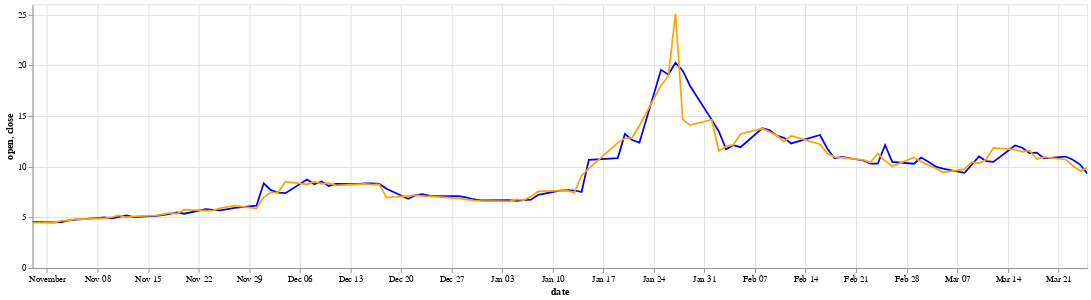

Notebook code cell kept with this figure:
### Code cell
# chart different columns from the same df
base = alt.Chart(df.reset_index()).encode(x='date:T')

alt.layer(
    base.mark_line(color='blue').encode(y='open:Q', tooltip=['open']),
    base.mark_line(color='orange').encode(y='close:Q', tooltip=['close'])
).properties(width=1200).interactive()

### Figure 1 — Vega-Lite specification as saved in the notebook (floating-point values rounded to 4 significant figures)
{"config": {"view": {"continuousWidth": 400, "continuousHeight": 300}}, "layer": [{"mark": {"type": "line", "color": "blue"}, "encoding": {"tooltip": [{"type": "nominal", "field": "open"}], "x": {"type": "temporal", "field": "date"}, "y": {"type": "quantitative", "field": "open"}}, "selection": {"selector006": {"type": "interval", "bind": "scales", "encodings": ["x", "y"]}}}, {"mark": {"type": "line", "color": "orange"}, "encoding": {"tooltip": [{"type": "nominal", "field": "close"}], "x": {"type": "temporal", "field": "date"}, "y": {"type": "quantitative", "field": "close"}}}], "data": {"name": "data-d4d2881f6c7324eb54a69bfc4b66ed33"}, "width": 1200, "$schema": "https://vega.github.io/schema/vega-lite/v4.8.1.json", "datasets": {"data-d4d2881f6c7324eb54a69bfc4b66ed33": [{"index": "2021-03-25", "open": "9.31", "high": "9.97", "low": "9.2536", "close": "9.88", "adjusted": "9.88", "volume": "14363928", "dividend": "0.0000", "split": "1.0", "date": "2021-03-25"}, {"index": "2021-03-24", "open": "10.21", "high": "10.22", "low": "9.545", "close": "9.58", "adjusted": "9.58", "volume": "12636058", "dividend": "0.0000", "split": "1.0", "date": "2021-03-24"}, {"index": "2021-03-23", "open": "10.69", "high": "10.69", "low": "10.02", "close": "10.07", "adjusted": "10.07", "volume": "12245514", "dividend": "0.0000", "split": "1.0", "date": "2021-03-23"}, {"index": "2021-03-22", "open": "11.0", "high": "11.34", "low": "10.66", "close": "10.71", "adjusted": "10.71", "volume": "7903615", "dividend": "0.0000", "split": "1.0", "date": "2021-03-22"}, {"index": "2021-03-19", "open": "10.83", "high": "11.17", "low": "10.69", "close": "10.95", "adjusted": "10.95", "volume": "10519101", "dividend": "0.0000", "split": "1.0", "date": "2021-03-19"}, {"index": "2021-03-18", "open": "11.39", "high": "11.47", "low": "10.66", "close": "10.76", "adjusted": "10.76", "volume": "11438040", "dividend": "0.0000", "split": "1.0", "date": "2021-03-18"}, {"index": "2021-03-17", "open": "11.33", "high": "11.66", "low": "11.15", "close": "11.6", "adjusted": "11.6", "volume": "9710506", "dividend": "0.0000", "split": "1.0", "date": "2021-03-17"}, {"index": "2021-03-16", "open": "11.87", "high": "12.2", "low": "11.2683", "close": "11.46", "adjusted": "11.46", "volume": "19812371", "dividend": "0.0000", "split": "1.0", "date": "2021-03-16"}, {"index": "2021-03-15", "open": "12.09", "high": "12.515", "low": "11.55", "close": "11.68", "adjusted": "11.68", "volume": "25404928", "dividend": "0.0000", "split": "1.0", "date": "2021-03-15"}, {"index": "2021-03-12", "open": "10.47", "high": "11.93", "low": "10.36", "close": "11.85", "adjusted": "11.85", "volume": "25863154", "dividend": "0.0000", "split": "1.0", "date": "2021-03-12"}, {"index": "2021-03-11", "open": "10.55", "high": "10.795", "low": "10.3311", "close": "10.7", "adjusted": "10.7", "volume": "12306189", "dividend": "0.0000", "split": "1.0", "date": "2021-03-11"}, {"index": "2021-03-10", "open": "11.01", "high": "11.01", "low": "10.15", "close": "10.34", "adjusted": "10.34", "volume": "23939106", "dividend": "0.0000", "split": "1.0", "date": "2021-03-10"}, {"index": "2021-03-09", "open": "10.19", "high": "10.68", "low": "10.03", "close": "10.45", "adjusted": "10.45", "volume": "21437815", "dividend": "0.0000", "split": "1.0", "date": "2021-03-09"}, {"index": "2021-03-08", "open": "9.39", "high": "10.02", "low": "9.1899", "close": "9.75", "adjusted": "9.75", "volume": "16479483", "dividend": "0.0000", "split": "1.0", "date": "2021-03-08"}, {"index": "2021-03-05", "open": "9.8", "high": "9.85", "low": "8.82", "close": "9.45", "adjusted": "9.45", "volume": "23723398", "dividend": "0.0000", "split": "1.0", "date": "2021-03-05"}, {"index": "2021-03-04", "open": "10.01", "high": "10.37", "low": "9.59", "close": "9.84", "adjusted": "9.84", "volume": "26124110", "dividend": "0.0000", "split": "1.0", "date": "2021-03-04"}, {"index": "2021-03-03", "open": "10.48", "high": "10.7186", "low": "10.05", "close": "10.15", "adjusted": "10.15", "volume": "14866310", "dividend": "0.0000", "split": "1.0", "date": "2021-03-03"}, {"index": "2021-03-02", "open": "10.9", "high": "10.94", "low": "10.42", "close": "10.5", "adjusted": "10.5", "volume": "12395312", "dividend": "0.0000", "split": "1.0", "date": "2021-03-02"}, {"index": "2021-03-01", "open": "10.29", "high": "11.25", "low": "10.29", "close": "10.91", "adjusted": "10.91", "volume": "24897319", "dividend": "0.0000", "split": "1.0", "date": "2021-03-01"}, {"index": "2021-02-26", "open": "10.48", "high": "10.82", "low": "10.01", "close": "10.05", "adjusted": "10.05", "volume": "22402839", "dividend": "0.0000", "split": "1.0", "date": "2021-02-26"}, {"index": "2021-02-25", "open": "12.14", "high": "12.15", "low": "10.35", "close": "10.58", "adjusted": "10.58", "volume": "45694705", "dividend": "0.0000", "split": "1.0", "date": "2021-02-25"}, {"index": "2021-02-24", "open": "10.29", "high": "11.72", "low": "10.1815", "close": "11.32", "adjusted": "11.32", "volume": "40660657", "dividend": "0.0000", "split": "1.0", "date": "2021-02-24"}, {"index": "2021-02-23", "open": "10.29", "high": "10.46", "low": "9.63", "close": "10.4", "adjusted": "10.4", "volume": "27150560", "dividend": "0.0000", "split": "1.0", "date": "2021-02-23"}, {"index": "2021-02-22", "open": "10.61", "high": "11.56", "low": "10.57", "close": "10.68", "adjusted": "10.68", "volume": "21106707", "dividend": "0.0000", "split": "1.0", "date": "2021-02-22"}, {"index": "2021-02-19", "open": "10.97", "high": "11.19", "low": "10.62", "close": "10.9", "adjusted": "10.9", "volume": "20132688", "dividend": "0.0000", "split": "1.0", "date": "2021-02-19"}, {"index": "2021-02-18", "open": "10.83", "high": "11.28", "low": "10.75", "close": "10.94", "adjusted": "10.94", "volume": "19052588", "dividend": "0.0000", "split": "1.0", "date": "2021-02-18"}, {"index": "2021-02-17", "open": "11.8", "high": "11.82", "low": "11.01", "close": "11.32", "adjusted": "11.32", "volume": "25934629", "dividend": "0.0000", "split": "1.0", "date": "2021-02-17"}, {"index": "2021-02-16", "open": "13.12", "high": "13.16", "low": "12.05", "close": "12.21", "adjusted": "12.21", "volume": "25480242", "dividend": "0.0000", "split": "1.0", "date": "2021-02-16"}, {"index": "2021-02-12", "open": "12.29", "high": "13.285", "low": "12.12", "close": "13.04", "adjusted": "13.04", "volume": "18222508", "dividend": "0.0000", "split": "1.0", "date": "2021-02-12"}, {"index": "2021-02-11", "open": "12.84", "high": "13.09", "low": "12.132", "close": "12.46", "adjusted": "12.46", "volume": "22895475", "dividend": "0.0000", "split": "1.0", "date": "2021-02-11"}, {"index": "2021-02-10", "open": "13.07", "high": "13.49", "low": "12.75", "close": "13.1", "adjusted": "13.1", "volume": "27025872", "dividend": "0.0000", "split": "1.0", "date": "2021-02-10"}, {"index": "2021-02-09", "open": "13.61", "high": "13.6501", "low": "13.01", "close": "13.43", "adjusted": "13.43", "volume": "23027739", "dividend": "0.0000", "split": "1.0", "date": "2021-02-09"}, {"index": "2021-02-08", "open": "13.78", "high": "14.35", "low": "13.3", "close": "13.76", "adjusted": "13.76", "volume": "37068880", "dividend": "0.0000", "split": "1.0", "date": "2021-02-08"}, {"index": "2021-02-05", "open": "11.92", "high": "13.67", "low": "11.88", "close": "13.23", "adjusted": "13.23", "volume": "44183093", "dividend": "0.0000", "split": "1.0", "date": "2021-02-05"}, {"index": "2021-02-04", "open": "12.12", "high": "12.425", "low": "11.53", "close": "12.15", "adjusted": "12.15", "volume": "33668021", "dividend": "0.0000", "split": "1.0", "date": "2021-02-04"}, {"index": "2021-02-03", "open": "11.72", "high": "12.47", "low": "11.08", "close": "12.0", "adjusted": "12.0", "volume": "50001313", "dividend": "0.0000", "split": "1.0", "date": "2021-02-03"}, {"index": "2021-02-02", "open": "13.47", "high": "13.75", "low": "11.08", "close": "11.55", "adjusted": "11.55", "volume": "79800404", "dividend": "0.0000", "split": "1.0", "date": "2021-02-02"}, {"index": "2021-02-01", "open": "14.64", "high": "15.54", "low": "12.73", "close": "14.63", "adjusted": "14.63", "volume": "78506041", "dividend": "0.0000", "split": "1.0", "date": "2021-02-01"}, {"index": "2021-01-29", "open": "17.98", "high": "18.12", "low": "13.69", "close": "14.1", "adjusted": "14.1", "volume": "94049151", "dividend": "0.0000", "split": "1.0", "date": "2021-01-29"}, {"index": "2021-01-28", "open": "19.47", "high": "22.5", "low": "13.4", "close": "14.65", "adjusted": "14.65", "volume": "194906594", "dividend": "0.0000", "split": "1.0", "date": "2021-01-28"}, {"index": "2021-01-27", "open": "20.25", "high": "28.77", "low": "19.81", "close": "25.1", "adjusted": "25.1", "volume": "372222608", "dividend": "0.0000", "split": "1.0", "date": "2021-01-27"}, {"index": "2021-01-26", "open": "19.09", "high": "19.51", "low": "17.19", "close": "18.92", "adjusted": "18.92", "volume": "242740763", "dividend": "0.0000", "split": "1.0", "date": "2021-01-26"}, {"index": "2021-01-25", "open": "19.55", "high": "20.83", "low": "15.74", "close": "18.03", "adjusted": "18.03", "volume": "363829082", "dividend": "0.0000", "split": "1.0", "date": "2021-01-25"}, {"index": "2021-01-22", "open": "12.37", "high": "14.28", "low": "12.17", "close": "14.04", "adjusted": "14.04", "volume": "120473629", "dividend": "0.0000", "split": "1.0", "date": "2021-01-22"}, {"index": "2021-01-21", "open": "12.62", "high": "12.945", "low": "12.01", "close": "12.85", "adjusted": "12.85", "volume": "63464952", "dividend": "0.0000", "split": "1.0", "date": "2021-01-21"}, {"index": "2021-01-20", "open": "13.23", "high": "13.64", "low": "12.38", "close": "12.79", "adjusted": "12.79", "volume": "130140695", "dividend": "0.0000", "split": "1.0", "date": "2021-01-20"}, {"index": "2021-01-19", "open": "10.85", "high": "12.39", "low": "10.58", "close": "12.35", "adjusted": "12.35", "volume": "112483169", "dividend": "0.0000", "split": "1.0", "date": "2021-01-19"}, {"index": "2021-01-15", "open": "10.68", "high": "11.56", "low": "9.4", "close": "9.84", "adjusted": "9.84", "volume": "153854663", "dividend": "0.0000", "split": "1.0", "date": "2021-01-15"}, {"index": "2021-01-14", "open": "7.51", "high": "9.33", "low": "7.47", "close": "9.11", "adjusted": "9.11", "volume": "65231338", "dividend": "0.0000", "split": "1.0", "date": "2021-01-14"}, {"index": "2021-01-13", "open": "7.65", "high": "7.66", "low": "7.4", "close": "7.44", "adjusted": "7.44", "volume": "8345519", "dividend": "0.0000", "split": "1.0", "date": "2021-01-13"}, {"index": "2021-01-12", "open": "7.69", "high": "7.71", "low": "7.48", "close": "7.63", "adjusted": "7.63", "volume": "9220473", "dividend": "0.0000", "split": "1.0", "date": "2021-01-12"}, {"index": "2021-01-11", "open": "7.64", "high": "7.79", "low": "7.32", "close": "7.65", "adjusted": "7.65", "volume": "15749559", "dividend": "0.0000", "split": "1.0", "date": "2021-01-11"}, {"index": "2021-01-08", "open": "7.22", "high": "7.6396", "low": "7.1", "close": "7.56", "adjusted": "7.56", "volume": "23039275", "dividend": "0.0000", "split": "1.0", "date": "2021-01-08"}, {"index": "2021-01-07", "open": "6.75", "high": "7.115", "low": "6.72", "close": "7.06", "adjusted": "7.06", "volume": "13062758", "dividend": "0.0000", "split": "1.0", "date": "2021-01-07"}, {"index": "2021-01-06", "open": "6.71", "high": "6.91", "low": "6.63", "close": "6.71", "adjusted": "6.71", "volume": "11022286", "dividend": "0.0000", "split": "1.0", "date": "2021-01-06"}, {"index": "2021-01-05", "open": "6.62", "high": "6.8", "low": "6.555", "close": "6.77", "adjusted": "6.77", "volume": "9108900", "dividend": "0.0000", "split": "1.0", "date": "2021-01-05"}, {"index": "2021-01-04", "open": "6.7", "high": "6.8199", "low": "6.515", "close": "6.58", "adjusted": "6.58", "volume": "11139231", "dividend": "0.0000", "split": "1.0", "date": "2021-01-04"}, {"index": "2020-12-31", "open": "6.68", "high": "6.8", "low": "6.63", "close": "6.63", "adjusted": "6.63", "volume": "7530565", "dividend": "0.0000", "split": "1.0", "date": "2020-12-31"}, {"index": "2020-12-30", "open": "6.79", "high": "6.81", "low": "6.6", "close": "6.67", "adjusted": "6.67", "volume": "9434913", "dividend": "0.0000", "split": "1.0", "date": "2020-12-30"}, {"index": "2020-12-29", "open": "6.98", "high": "7.0", "low": "6.675", "close": "6.77", "adjusted": "6.77", "volume": "11284185", "dividend": "0.0000", "split": "1.0", "date": "2020-12-29"}, {"index": "2020-12-28", "open": "7.1", "high": "7.13", "low": "6.85", "close": "6.88", "adjusted": "6.88", "volume": "9775411", "dividend": "0.0000", "split": "1.0", "date": "2020-12-28"}, {"index": "2020-12-24", "open": "7.12", "high": "7.24", "low": "7.05", "close": "7.06", "adjusted": "7.06", "volume": "6088342", "dividend": "0.0000", "split": "1.0", "date": "2020-12-24"}, {"index": "2020-12-23", "open": "7.3", "high": "7.33", "low": "7.08", "close": "7.09", "adjusted": "7.09", "volume": "9115529", "dividend": "0.0000", "split": "1.0", "date": "2020-12-23"}, {"index": "2020-12-22", "open": "7.18", "high": "7.44", "low": "7.05", "close": "7.19", "adjusted": "7.19", "volume": "16822909", "dividend": "0.0000", "split": "1.0", "date": "2020-12-22"}, {"index": "2020-12-21", "open": "6.84", "high": "7.2", "low": "6.73", "close": "7.11", "adjusted": "7.11", "volume": "17988339", "dividend": "0.0000", "split": "1.0", "date": "2020-12-21"}, {"index": "2020-12-18", "open": "7.83", "high": "7.83", "low": "6.88", "close": "6.95", "adjusted": "6.95", "volume": "49470140", "dividend": "0.0000", "split": "1.0", "date": "2020-12-18"}, {"index": "2020-12-17", "open": "8.3", "high": "8.335", "low": "8.03", "close": "8.26", "adjusted": "8.26", "volume": "17717855", "dividend": "0.0000", "split": "1.0", "date": "2020-12-17"}, {"index": "2020-12-16", "open": "8.35", "high": "8.35", "low": "8.17", "close": "8.24", "adjusted": "8.24", "volume": "8043156", "dividend": "0.0000", "split": "1.0", "date": "2020-12-16"}, {"index": "2020-12-15", "open": "8.36", "high": "8.39", "low": "8.085", "close": "8.3", "adjusted": "8.3", "volume": "9819740", "dividend": "0.0000", "split": "1.0", "date": "2020-12-15"}, {"index": "2020-12-14", "open": "8.28", "high": "8.57", "low": "8.165", "close": "8.25", "adjusted": "8.25", "volume": "14675514", "dividend": "0.0000", "split": "1.0", "date": "2020-12-14"}, {"index": "2020-12-11", "open": "8.3", "high": "8.33", "low": "7.96", "close": "8.16", "adjusted": "8.16", "volume": "11643153", "dividend": "0.0000", "split": "1.0", "date": "2020-12-11"}, {"index": "2020-12-10", "open": "8.1", "high": "8.4", "low": "8.08", "close": "8.37", "adjusted": "8.37", "volume": "10923177", "dividend": "0.0000", "split": "1.0", "date": "2020-12-10"}, {"index": "2020-12-09", "open": "8.55", "high": "8.65", "low": "8.06", "close": "8.31", "adjusted": "8.31", "volume": "19628026", "dividend": "0.0000", "split": "1.0", "date": "2020-12-09"}, {"index": "2020-12-08", "open": "8.26", "high": "8.72", "low": "8.24", "close": "8.52", "adjusted": "8.52", "volume": "26885135", "dividend": "0.0000", "split": "1.0", "date": "2020-12-08"}, {"index": "2020-12-07", "open": "8.74", "high": "9.0", "low": "8.12", "close": "8.25", "adjusted": "8.25", "volume": "44629082", "dividend": "0.0000", "split": "1.0", "date": "2020-12-07"}, {"index": "2020-12-04", "open": "7.39", "high": "8.55", "low": "7.39", "close": "8.52", "adjusted": "8.52", "volume": "69814488", "dividend": "0.0000", "split": "1.0", "date": "2020-12-04"}, {"index": "2020-12-03", "open": "7.44", "high": "7.605", "low": "7.2", "close": "7.46", "adjusted": "7.46", "volume": "40307221", "dividend": "0.0000", "split": "1.0", "date": "2020-12-03"}, {"index": "2020-12-02", "open": "7.68", "high": "8.41", "low": "7.09", "close": "7.45", "adjusted": "7.45", "volume": "150129782", "dividend": "0.0000", "split": "1.0", "date": "2020-12-02"}, {"index": "2020-12-01", "open": "8.36", "high": "9.69", "low": "6.92", "close": "7.0", "adjusted": "7.0", "volume": "327726501", "dividend": "0.0000", "split": "1.0", "date": "2020-12-01"}, {"index": "2020-11-30", "open": "6.15", "high": "6.16", "low": "5.82", "close": "5.87", "adjusted": "5.87", "volume": "6862861", "dividend": "0.0000", "split": "1.0", "date": "2020-11-30"}, {"index": "2020-11-27", "open": "5.94", "high": "6.2", "low": "5.895", "close": "6.15", "adjusted": "6.15", "volume": "3742511", "dividend": "0.0000", "split": "1.0", "date": "2020-11-27"}, {"index": "2020-11-25", "open": "5.7", "high": "5.94", "low": "5.675", "close": "5.91", "adjusted": "5.91", "volume": "4992235", "dividend": "0.0000", "split": "1.0", "date": "2020-11-25"}, {"index": "2020-11-24", "open": "5.74", "high": "5.77", "low": "5.635", "close": "5.7", "adjusted": "5.7", "volume": "5027954", "dividend": "0.0000", "split": "1.0", "date": "2020-11-24"}, {"index": "2020-11-23", "open": "5.81", "high": "5.835", "low": "5.59", "close": "5.66", "adjusted": "5.66", "volume": "4999182", "dividend": "0.0000", "split": "1.0", "date": "2020-11-23"}, {"index": "2020-11-20", "open": "5.36", "high": "5.77", "low": "5.33", "close": "5.76", "adjusted": "5.76", "volume": "6587242", "dividend": "0.0000", "split": "1.0", "date": "2020-11-20"}, {"index": "2020-11-19", "open": "5.49", "high": "5.49", "low": "5.285", "close": "5.36", "adjusted": "5.36", "volume": "4367186", "dividend": "0.0000", "split": "1.0", "date": "2020-11-19"}, {"index": "2020-11-18", "open": "5.35", "high": "5.61", "low": "5.31", "close": "5.44", "adjusted": "5.44", "volume": "6118709", "dividend": "0.0000", "split": "1.0", "date": "2020-11-18"}, {"index": "2020-11-17", "open": "5.22", "high": "5.3", "low": "5.15", "close": "5.29", "adjusted": "5.29", "volume": "3229332", "dividend": "0.0000", "split": "1.0", "date": "2020-11-17"}, {"index": "2020-11-16", "open": "5.14", "high": "5.23", "low": "5.13", "close": "5.19", "adjusted": "5.19", "volume": "3276284", "dividend": "0.0000", "split": "1.0", "date": "2020-11-16"}, {"index": "2020-11-13", "open": "5.02", "high": "5.15", "low": "5.01", "close": "5.11", "adjusted": "5.11", "volume": "5360961", "dividend": "0.0000", "split": "1.0", "date": "2020-11-13"}, {"index": "2020-11-12", "open": "5.19", "high": "5.21", "low": "4.98", "close": "4.99", "adjusted": "4.99", "volume": "2988412", "dividend": "0.0000", "split": "1.0", "date": "2020-11-12"}, {"index": "2020-11-11", "open": "5.06", "high": "5.23", "low": "5.0", "close": "5.19", "adjusted": "5.19", "volume": "5724602", "dividend": "0.0000", "split": "1.0", "date": "2020-11-11"}, {"index": "2020-11-10", "open": "4.9", "high": "5.025", "low": "4.84", "close": "5.02", "adjusted": "5.02", "volume": "4143562", "dividend": "0.0000", "split": "1.0", "date": "2020-11-10"}, {"index": "2020-11-09", "open": "4.99", "high": "5.0578", "low": "4.89", "close": "4.93", "adjusted": "4.93", "volume": "3986592", "dividend": "0.0000", "split": "1.0", "date": "2020-11-09"}, {"index": "2020-11-06", "open": "4.82", "high": "4.8877", "low": "4.76", "close": "4.83", "adjusted": "4.83", "volume": "2853811", "dividend": "0.0000", "split": "1.0", "date": "2020-11-06"}, {"index": "2020-11-05", "open": "4.78", "high": "4.92", "low": "4.74", "close": "4.86", "adjusted": "4.86", "volume": "2597311", "dividend": "0.0000", "split": "1.0", "date": "2020-11-05"}, {"index": "2020-11-04", "open": "4.7", "high": "4.76", "low": "4.575", "close": "4.68", "adjusted": "4.68", "volume": "3113912", "dividend": "0.0000", "split": "1.0", "date": "2020-11-04"}, {"index": "2020-11-03", "open": "4.53", "high": "4.69", "low": "4.52", "close": "4.67", "adjusted": "4.67", "volume": "2781730", "dividend": "0.0000", "split": "1.0", "date": "2020-11-03"}, {"index": "2020-11-02", "open": "4.5", "high": "4.55", "low": "4.45", "close": "4.48", "adjusted": "4.48", "volume": "2864480", "dividend": "0.0000", "split": "1.0", "date": "2020-11-02"}, {"index": "2020-10-30", "open": "4.55", "high": "4.6078", "low": "4.44", "close": "4.49", "adjusted": "4.49", "volume": "3573867", "dividend": "0.0000", "split": "1.0", "date": "2020-10-30"}]}}
